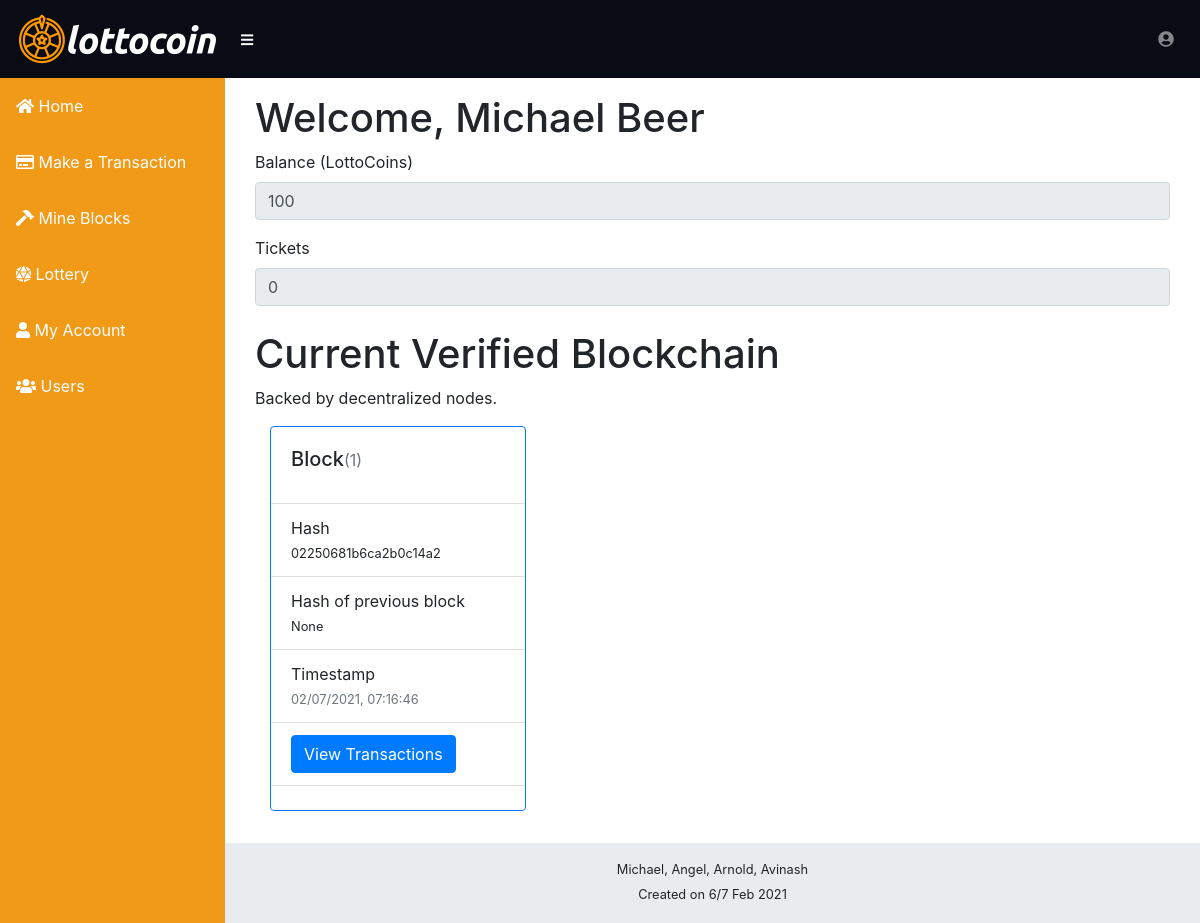
Screenshot of /blockchain (signed in) with the database file from the repository.
### lottocoin/models.py (models this page shows, shortened)
class User(db.Model, UserMixin):
    id = db.Column(db.Integer, primary_key = True)
    name = db.Column(db.String(35), unique = False, nullable=False);
    username = db.Column(db.String(15), unique = True, nullable=False);
    email = db.Column(db.String(100), unique = True, nullable=False);
    password = db.Column(db.String(120), unique = False, nullable=False);
    key = db.Column(db.String(100000), unique = True, nullable=False);

### lottocoin/routes.py (the view)
@app.route("/")
@app.route("/home")
@app.route("/blockchain")
def home():
    blockchainObj.resolveConflicts();
    return render_template('blockchain.html', title = "Blockchain", blockchain = blockchainObj);

### lottocoin/blockchain.py (called while the page is built, shortened)
	def resolveConflicts(self):
		neighbors = self.nodes;
		newChain = None;
		maxLength = len(self.chain);
		if newChain:
			self.chain = self.chainJSONdecode(newChain);
			print(self.chain);
			return True;
		return False;

	def getBalance(self, person):
		balance = 0;
		for x in range(len(self.winners)):
			winners = self.winners[x];
			try:
				print(winners)
				if (winners[0] == person):
					balance += winners[1]
			except AttributeError:
				print("no transaction")
		return balance + 100;

	def getTickets(self, person):
		tickets = 0;
		print(tickets)
		print(self.tickets)
		return tickets;

### lottocoin/models.py (called while the page is built)
@loginManager.user_loader
def loadUser(user_id):
	return User.query.get(int(user_id));

### lottocoin/templates/blockchain.html (shortened to what this page needs)
{% extends "layout.html" %} {% block content %} {% if
current_user.is_authenticated %}
<h1>Welcome, {{current_user.name}}</h1>
<div class="form-group">
  <label>Balance (LottoCoins)</label>
  <input
    type="email"
    class="form-control"
    id="exampleInputEmail1"
    aria-describedby="emailHelp"
    value="{{ blockchain.getBalance( current_user.username ) }}"
    disabled="True"
  />
</div>
<div class="form-group">
  <label>Tickets</label>
  <input
    type="email"
    class="form-control"
    id="exampleInputEmail1"
    aria-describedby="emailHelp"
    value="{{ blockchain.getTickets( current_user.username ) }}"
    disabled="True"
  />
  <br />
  {% endif %}
  <h1>Current Verified Blockchain</h1>
  <p>Backed by decentralized nodes.</p>
  <div class="container">
    <div class="card-columns" display: inline-block> {% for block in
    blockchain.chain %}
    <div class="card border-primary mb-3" style="width: 16rem">
      <div class="card-body">
        <h5 class="card-title">
          Block<small class="text-muted">({{loop.index}})</small>
        </h5>
      </div>
      <ul class="list-group list-group-flush">
        <li class="list-group-item">
          <span class="">Hash</span>
          <br />
          <div class="text-truncate">
            <small>{{ block.hash[0:20] }}</small>
          </div>
        </li>
        <li class="list-group-item">
          <span class="">Hash of previous block</span>
          <br />
          <div class="text-truncate">
            <small>{{ block.prev[0:20] }}</small>
          </div>
        </li>
        <li class="list-group-item">
          <span class="">Timestamp</span><br />
          <div class="text-truncate text-muted">
            <small>{{ block.time }}</small>
          </div>
        </li>
        <li class="list-group-item">
          <button
            class="btn btn-primary"
            type="button"
            data-toggle="collapse"
            data-target="#collapse{{loop.index}}"
            aria-expanded="false"
            aria-controls="collapse"
          >
            View Transactions
          </button>
        </li>
        <li class="list-group-item">
        </li>
      </ul>
    </div>
    {% endfor %}
  </div>
</div>
{% endblock content %}

### rows the page displays
User: name "Michael Beer", getBalance "100", getTickets "0"

### other values shown
{{ block.hash[0:20] }} "02250681b6ca2b0c14a2"
{{ block.prev[0:20] }} "None"
{{ block.time }} "02/07/2021, 07:16:46"
